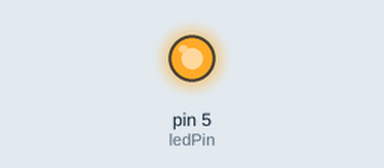
This sketch was run on a simulated Arduino Uno, built with avr-gcc and run on an emulated ATmega328P. On the bench: output pins drawn as LEDs (lit = HIGH).

Above: at 0.5 s.
At 29.5 s:
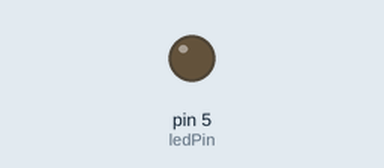
Timing chart, 0 to 35.1 s (numbered marks = the images above):
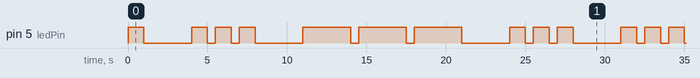

The sketch:

LED_SOS.ino
```cpp
int ledPin = 5;

void setup() {
  // put your setup code here, to run once:
   pinMode(ledPin, OUTPUT);

}

void loop() {
  // put your main code here, to run repeatedly:
  digitalWrite(ledPin, HIGH);
  delay(1000);
  digitalWrite(ledPin, LOW);
  delay(3000);
  digitalWrite(ledPin, HIGH);   //Signal for S begins, which is three short blinks
  delay(1000);
  digitalWrite(ledPin, LOW);
  delay(500);
  digitalWrite(ledPin, HIGH);
  delay(1000);
  digitalWrite(ledPin, LOW);
  delay(500);
  digitalWrite(ledPin, HIGH);
  delay(1000);
  digitalWrite(ledPin, LOW);
  delay(3000);                  //First 3 second delay before the O begins
  digitalWrite(ledPin, HIGH);
  delay(3000);                  //"O" begins, which is 3 long blinks
  digitalWrite(ledPin, LOW);
  delay(500);
  digitalWrite(ledPin, HIGH);
  delay(3000);
  digitalWrite(ledPin, LOW);
  delay(500);
  digitalWrite(ledPin, HIGH);
  delay(3000);
  digitalWrite(ledPin, LOW);
  delay(3000);                  //3 second delay again before last "S" begins
  digitalWrite(ledPin, HIGH);
  delay(1000);
  digitalWrite(ledPin, LOW);
  delay(500);
  digitalWrite(ledPin, HIGH);
  delay(1000);
  digitalWrite(ledPin, LOW);
  delay(500);
  digitalWrite(ledPin, HIGH);

}
```

Measured:
- by itself, pin 5 (ledPin): repeats every 27.0 s: LOW 3.0 s, 2 × (HIGH 1.0 s, LOW 0.50 s), HIGH 1.0 s, LOW 3.0 s, 2 × (HIGH 3.0 s, LOW 0.50 s), HIGH 3.0 s, LOW 3.0 s, 2 × (HIGH 1.0 s, LOW 0.50 s), HIGH 1.0 s
- by itself, everything shown: repeats every 27.0 s, in 18 steps
